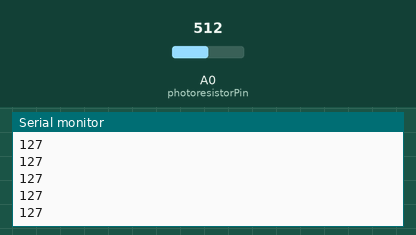
The sketch below on a simulated Arduino Uno, built with avr-gcc and run on an emulated ATmega328P. On the bench: the last lines printed to the serial monitor. The test bench sets the inputs (shaded band); at power-on: A0 (photoresistorPin) = 512.

Above: at 1.2 s.
1.3 s: A0 (photoresistorPin) set to 716
At 1.31 s:
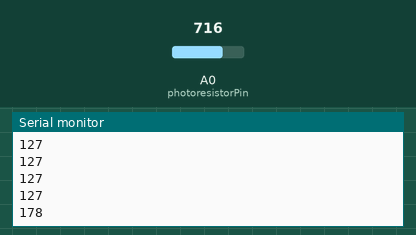
2.8 s: A0 (photoresistorPin) set to 900
At 2.81 s:
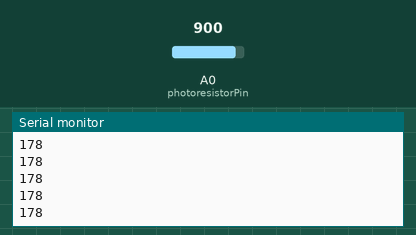
Timing chart, 0 to 5.8 s (numbered marks = the images above; inputs shaded):
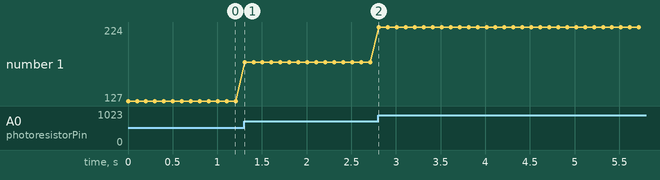

The sketch:

Lab4-2.ino
```cpp
int photoresistorPin = A0; // select the input pin for the photoresistor
int photoresistorValue = 0; // variable to store the value coming from the photoresistor

void setup() {
  Serial.begin(9600); // initialize serial communication at 9600 bits per second
}

void loop() {
  photoresistorValue = map(analogRead(photoresistorPin), 0, 1023, 0, 255); // read the value from the photoresistor
  Serial.println(photoresistorValue); // send the value to the serial port
  delay(100); // wait for 100 milliseconds before reading again
}
```

Measured:
- after the input at 1.3 s, the serial monitor: prints a new line at once (image 1)
- plotted number 1: 127 → 178 after the input at 1.3 s, 178 → 224 after the input at 2.8 s
